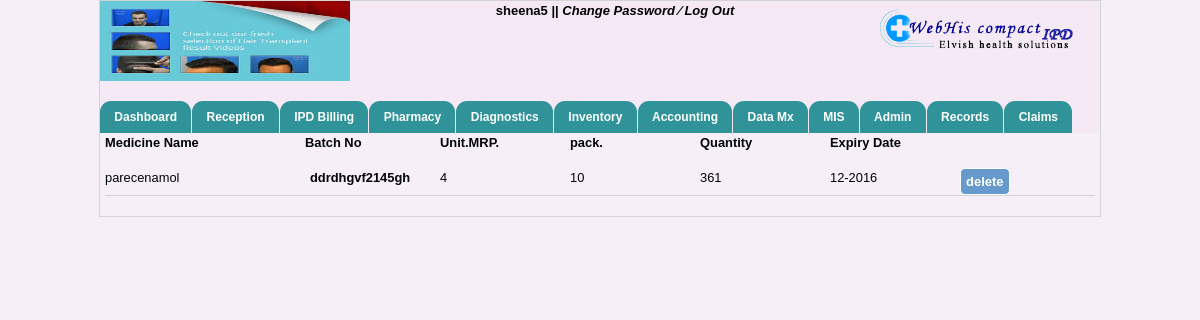
Page /medicine_list.php (signed in) on the earlier database version.
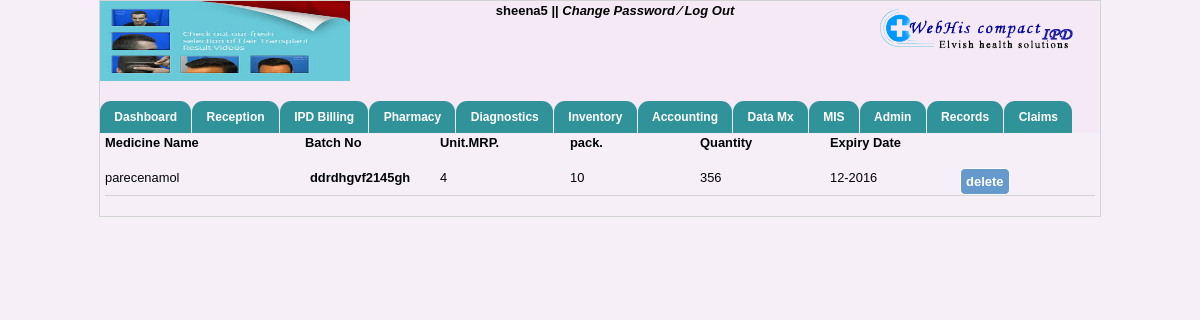
Same page on the later database version.
### tables this page shows
CREATE TABLE IF NOT EXISTS `medicine_store` (
  `m_id` int(11) NOT NULL AUTO_INCREMENT,
  `m_name` varchar(20) NOT NULL,
  `batch_no` varchar(50) NOT NULL,
  `mrp` double NOT NULL,
  `unit_mrp` float DEFAULT NULL,
  `pack` int(10) NOT NULL,
  `quantity` int(200) NOT NULL,
  `expiry_date` varchar(200) NOT NULL,
  PRIMARY KEY (`m_id`)
);

### medicine_list.php (the view, shortened to what this page needs)
<?php
 include("header.php");
include("menubar.php");
?>
   <div style="width:990px; margin:0 auto;">
  		 <div class="field_bg">
              <div style="float:left; width:200px; "><strong>Medicine Name</strong></div>
              <div style="float:left; width:130px; margin-right:5px;"><strong>Batch No</strong></div>
              <div style="float:left; width:130px; "><strong>Unit.MRP.</strong></div>
              <div style="float:left; width:130px; "><strong>pack.</strong></div>
              <div style="float:left; width:130px; "><strong>Quantity</strong></div>
              <div style="float:left; width:130px; "><strong>Expiry Date</strong></div>
                <?php $res3=mysql_query("select * from medicine_store");
                while($row3=mysql_fetch_array($res3)){	?>
                  <form method="post">
                    <div style="float:left; width:200px; margin-right:5px;"><?php echo $row3[1];?></div>
             			  <div style="float:left; width:130px; "><strong><?php echo $row3[2];?></strong></div>
                    <div style="float:left; width:130px; "><?php echo $row3[4];?></div>
      		          <div style="float:left; width:130px; "><?php echo $row3[5];?></div>
                          <div style="float:left; width:130px; "><?php echo $row3[6];?></div>
                    <div style="float:left; width:130px;"><?php echo $row3[7];?></div>
                    <div style="float:left; width:50px; "><input type="submit"name="del" value="delete" class="btn"/></div>
	            <div class="cls" style="margin-top:15px;  border-bottom:1px solid lightgray;"></div>
        </form>
             <?php
             }
             ?>
      </div>
  </div>
  <?php
  	include("footer.php");
  ?>

Differences in the rows shown:
changed medicine_store "parecenamol": quantity "361" → "356"
